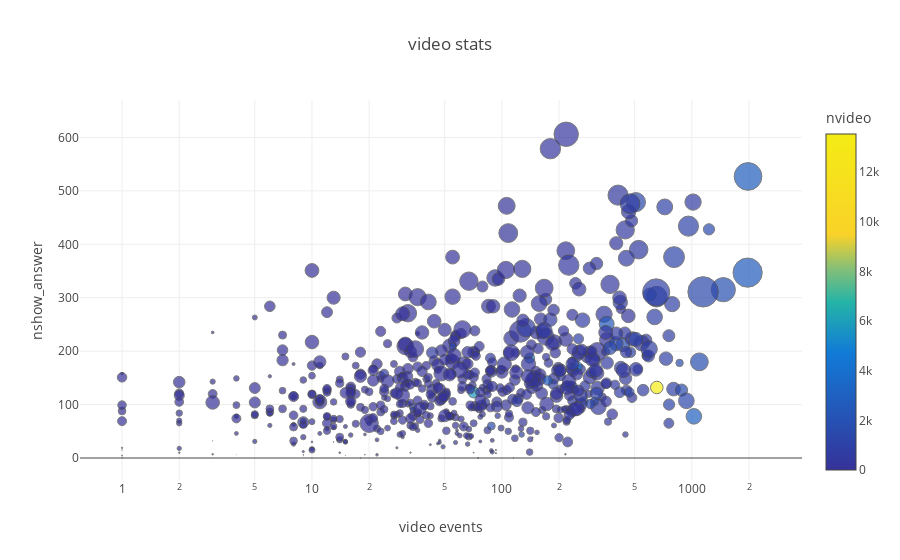

Notebook code cell kept with this figure:
### Code cell
scatter_function((pc.nseek_video+pc.npause_video), (pc.nshow_answer), pc.user_id, pc.sum_dt, 10000, pc.nvideo, "nvideo", 'video stats', 'video stats', 'video events', 'log', 'nshow_answer')

### Figure 1 — Plotly figure (JSON) as saved in the notebook; plotly's stock layout.template omitted (floating-point values rounded to 4 significant figures; data arrays with more than 128 entries replaced by an {"elided": "..."} marker saying what was removed)
{"data": [{"marker": {"color": {"elided": "745 int values"}, "colorbar": {"title": "nvideo"}, "colorscale": [[0, "rgb(244,236,21)"], [0.3, "rgb(249,210,41)"], [0.4, "rgb(134,191,118)"], [0.5, "rgb(37,180,167)"], [0.65, "rgb(17,123,215)"], [1, "rgb(54,50,153)"]], "line": {"color": "#444"}, "opacity": 0.7, "reversescale": true, "size": {"elided": "745 float values"}, "sizemode": "diameter", "sizeref": 10000}, "mode": "markers", "name": "video stats", "text": {"elided": "745 int values"}, "type": "scatter", "x": {"elided": "745 int values"}, "y": {"elided": "745 int values"}}], "layout": {"hovermode": "closest", "title": "video stats", "xaxis": {"title": "video events", "type": "log"}, "yaxis": {"title": "nshow_answer"}}}
